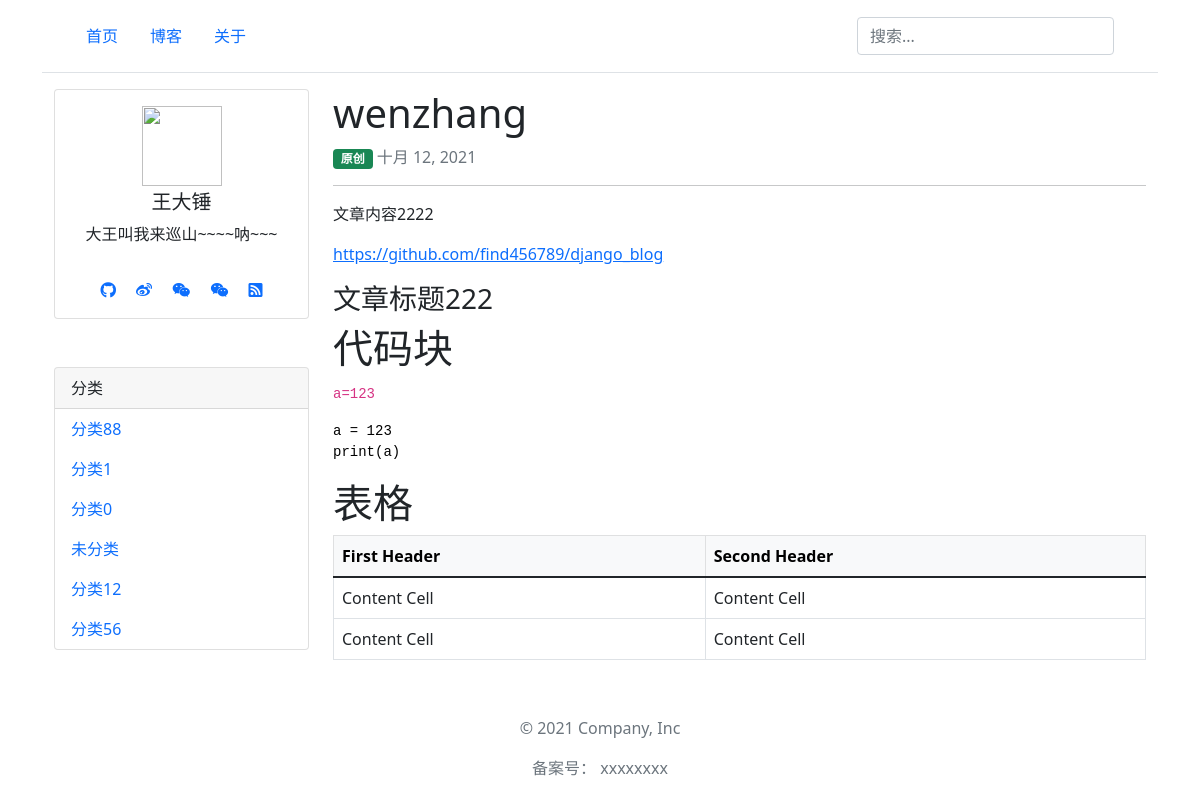
/article/28/, run on the app's committed database.
### blog/models.py (models this page shows, shortened)
class Category(models.Model):
    name = models.CharField('分类名', max_length=64)
    sort = models.SmallIntegerField('分类排序', default=0, help_text="数字越大，排名越靠前")
    created = models.DateTimeField(verbose_name='添加时间',  auto_now_add=True)
    modified = models.DateTimeField(verbose_name='修改时间', default=timezone.now)
    def __str__(self):
        return self.name
    def get_absolute_url(self):
        return reverse('category-detail', kwargs={'pk': self.pk})
    class Meta:  # 按sort排序
        ordering = ['-sort']
        verbose_name = "分类"
        verbose_name_plural = verbose_name

class Article(models.Model):
    title = models.CharField('文章标题',max_length=128)
    category = models.ForeignKey(Category, verbose_name='文章分类', on_delete=models.SET_DEFAULT, default=category_haveNo)
    is_public = models.BooleanField('是否公开', default=True, help_text="文章是否公开展示，不勾选就对外隐藏")
    is_original = models.BooleanField('是否原创', default=True, help_text="文章是否原创，不勾选就是转载")
    content_markdown = models.TextField('文章内容markdown', null=True, blank=True)
    content_html = models.TextField('文章内容html', null=True, blank=True,help_text="返回给客户端(根据markdown自动生成的，不要手动修改)")
    keywords = models.CharField('seo的keywords', max_length=640, blank=True, null=True)
    description = models.CharField('seo的description', max_length=640, blank=True, null=True)
    click = models.PositiveIntegerField('点击量',default=0)
    created = models.DateTimeField(verbose_name='添加时间',  auto_now_add=True)
    modified = models.DateTimeField(verbose_name='修改时间', default=timezone.now)
    @staticmethod
    def click_1(pk):
        Article.objects.filter(pk=pk).update(click=F('click') + 1)
    class Meta:
        ordering = ['-created'] # 默认按照创建时间排序
        verbose_name = "文章"
        verbose_name_plural = verbose_name

### blog/views.py (the view)
# urls.py: path('article/<pk>/', ArticleDetailView.as_view(), name="article-detail"),
class ArticleDetailView(DetailView):
    queryset = Article.get_public_article()
    def get_context_data(self, **kwargs):
        pk = self.kwargs.get("pk", None)
        Article.click_1(pk)  # 文章的点击量+1
        context = super().get_context_data(**kwargs)
        context['SITE_CONFIG'] = settings.SITE_CONFIG  # 网站配置信息
        context['category'] = Category.objects.all()  # 网站分类
        return context

### templates/blog/article_detail.html (shortened to what this page needs)
{% extends "base.html" %}
{% block content %}
<div class="container">
  <div class="row">
    <div class="col-3 d-none d-md-block">
     <div class="row">
         <div class="col">
             {% include 'user_info.html' %}
         </div>
     </div>
          <div class="row mt-5">
         <div class="col">
             {% include 'category.html' %}
         </div>
     </div>
    </div>
    <div class="col">
<article >
<h1>{{ object.title }}</h1>
{% if object.is_original %}
    <span class="badge bg-success">原创</span>
{% else %}
    <span class="badge bg-secondary">转载</span>
{% endif %}
<span class="text-muted text-small"> {{ object.created|date }}</span>
<hr>
<p>{{ object.content_html|safe }}</p>
</article>
    </div>
  </div>
</div>
{% endblock %}

### templates/category.html
<div class="card"  >
  <div class="card-header">
    分类
  </div>
<ul class="nav nav-pills flex-column mb-auto">
{% for item in category %}
    <li class="nav-item ">
        <a class="nav-link {% if request.path == item.get_absolute_url %}active{% endif %}" target="_blank" href="{{ item.get_absolute_url }}">{{ item }}</a>
    </li>
{% empty %}
    啥都没有
{% endfor %}
</ul>
</div>

### data on the page
Category: name "分类88"
Category: name "分类1"
Category: name "分类0"
Category: name "未分类"
Category: name "分类12"
Category: name "分类56"
Article: title "wenzhang", created "十月 12, 2021", content_html "文章内容2222 https://github.com/find456789/django_blog 文章标题222 代码块 a=123 a = 123 print(a) 表格 First Header Second Header Content Cell Content Cell Content Cell Content Cell"

### other printed values
{{ SITE_CONFIG.我的信息.名字 }} "王大锤"
{{ SITE_CONFIG.我的信息.座右铭 }} "大王叫我来巡山~~~~呐~~~"
